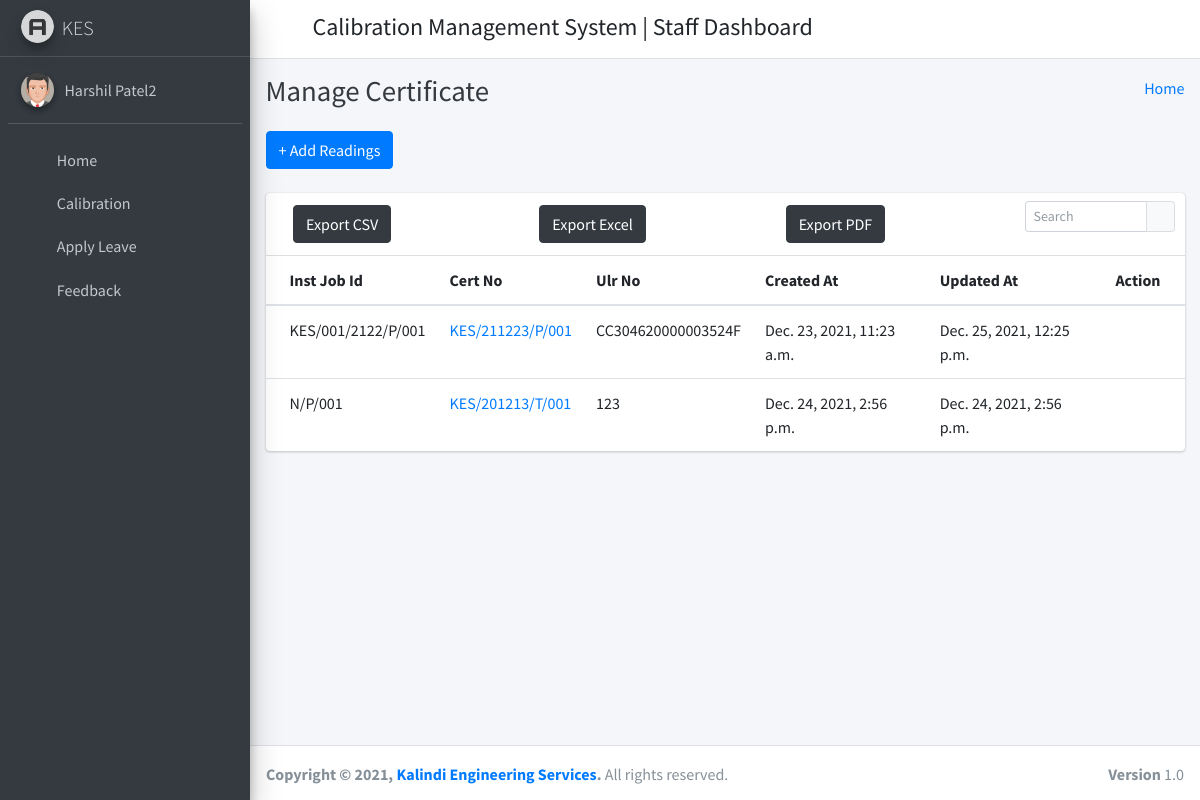
Page /cert_list (signed in) on the committed database.
### calibration_management_app/models.py (models this page shows, shortened)
class CustomUser(AbstractUser):
    user_type_data = ((1, "HOD"), (2, "Staff"), (3, "Student"))
    user_type = models.CharField(default=1, choices=user_type_data, max_length=10)

class Certificate_info(models.Model):
    inst_job_id = models.ForeignKey(InstrumentInfo, on_delete=models.CASCADE)
    cert_no = models.CharField(max_length=100)
    ulr_no = models.CharField(max_length=100)
    cal_date = models.DateField()
    due_date = models.DateField()
    r1_1 = models.CharField(max_length=256, null=True, default="0")
    r1_2 = models.CharField(max_length=256,null=True, default="0")
    r1_3 = models.CharField(max_length=256,null=True, default="0")
    r1_4 = models.CharField(max_length=256,null=True, default="0")
    r1_5 = models.CharField(max_length=256,null=True, default="0")
    r1_6 = models.CharField(max_length=256,null=True, default="0")
    r1_7 = models.CharField(max_length=256,null=True, default="0")
    r1_8 = models.CharField(max_length=256,null=True, default="0")
    r1_9 = models.CharField(max_length=256,null=True, default="0")
    r1_10 = models.CharField(max_length=256,null=True, default="0")
    r2_1 = models.CharField(max_length=256,null=True, default="0")
    r2_2 = models.CharField(max_length=256,null=True,default="0")
    r2_3 = models.CharField(max_length=256,null=True, default="0")
    r2_4 = models.CharField(max_length=256,null=True, default="0")
    r2_5 = models.CharField(max_length=256,null=True, default="0")
    r2_6 = models.CharField(max_length=256,null=True, default="0")
    r2_7 = models.CharField(max_length=256,null=True,default="0")
    r2_8 = models.CharField(max_length=256,null=True,default="0")
    r2_9 = models.CharField(max_length=256,null=True, default="0")
    r2_10 = models.CharField(max_length=256,null=True, default="0")
    r3_1 = models.CharField(max_length=256,null=True, default="0")
    r3_2 = models.CharField(max_length=256,null=True, default="0")
    r3_3 = models.CharField(max_length=256,null=True, default="0")
    r3_4 = models.CharField(max_length=256,null=True, default="0")
    r3_5 = models.CharField(max_length=256,null=True, default="0")
    r3_6 = models.CharField(max_length=256,null=True, default="0")
    r3_7 = models.CharField(max_length=256,null=True, default="0")
    r3_8 = models.CharField(max_length=256,null=True, default="0")
    r3_9 = models.CharField(max_length=256,null=True, default="0")
    r3_10 = models.CharField(max_length=256,null=True, default="0")
    r4_1 = models.CharField(max_length=256,null=True, default="0")
    r4_2 = models.CharField(max_length=256,null=True, default="0")
    r4_3 = models.CharField(max_length=256,null=True, default="0")
    r4_4 = models.CharField(max_length=256,null=True,default="0")
    r4_5 = models.CharField(max_length=256,null=True, default="0")
    r4_6 = models.CharField(max_length=256,null=True, default="0")
    r4_7 = models.CharField(max_length=256,null=True, default="0")
    r4_8 = models.CharField(max_length=256,null=True, default="0")
    r4_9 = models.CharField(max_length=256,null=True, default="0")
    r4_10 = models.CharField(max_length=256,null=True, default="0")
    r5_1 = models.CharField(max_length=256,null=True, default="0")
    r5_2 = models.CharField(max_length=256,null=True, default="0")
    r5_3 = models.CharField(max_length=256,null=True, default="0")
    r5_4 = models.CharField(max_length=256,null=True, default="0")
    r5_5 = models.CharField(max_length=256,null=True, default="0")
    r5_6 = models.CharField(max_length=256,null=True,default="0")
    r5_7 = models.CharField(max_length=256,null=True, default="0")
    r5_8 = models.CharField(max_length=256,null=True, default="0")
    r5_9 = models.CharField(max_length=256,null=True, default="0")
    r5_10 = models.CharField(max_length=256,null=True,default="0")
    created_at = models.DateTimeField(auto_now_add=True)
    updated_at = models.DateTimeField(auto_now=True)
    objects = models.Manager()

class InstrumentInfo(models.Model):
    id = models.AutoField(primary_key=True)
    job_number = models.ForeignKey('AddNewJob', on_delete=models.CASCADE)
    inst_job_id = models.CharField(max_length=200,null=True)
    inst_name = models.ForeignKey('UUC', on_delete=models.CASCADE, related_name='inst_name')
    cust_spec_name = models.CharField(max_length=200, null=True)
    Location_Choices = (
    ("DIMENSION_LAB", 'Dimension Lab'),
    ("PRESSURE_LAB", 'Pressure Lab'),
    ("THERMAL_LAB", 'Thermal Lab'),
    ("ELECTRICAL_LAB", 'Electrical Lab'),
    ("ONSITE", 'On Site')
    )
    location = models.CharField(max_length=50, choices=Location_Choices, default="DIMENSION_LAB")
    make = models.ForeignKey('Make', on_delete=models.CASCADE)
    model = models.ForeignKey('Model', on_delete=models.CASCADE)
    sr_no = models.CharField(max_length=200)
    id_no = models.CharField(max_length=200)
    least_count = models.FloatField(max_length=200,default="")
    accuracy = models.FloatField()
    low_range = models.FloatField()
    high_range = models.FloatField()
    unit = models.CharField(max_length=100)
    inst_location = models.CharField(max_length=200)
    Condition_Choices = (
    ("OK", 'OK'),
    ("NOT_GOOD", 'NOT GOOD')
    )
    condition = models.CharField(max_length=50, choices=Condition_Choices, default="OK")
    nabl = models.BooleanField()
    Frequency_Choices = (
    ("3_MONTHS", '3 Months'),
    ("6_MONTHS", '6 Months'),
    ("1_YEAR", '1 Year'),
    ("2_YEAR", '2 Year'),
    ("3_YEAR", '3 Year')
    )
    cal_frequency = models.CharField(max_length=50, choices=Frequency_Choices, default="1_YEAR")
    sp_req = models.CharField(max_length=200)
    created_at = models.DateTimeField(auto_now_add=True)
    updated_at = models.DateTimeField(auto_now=True)
    objects = models.Manager()
    def __str__(self):
        return str(self.inst_job_id)

### calibration_management_app/StaffViews.py (the view)
# urls.py: path('cert_list', StaffViews.CertInfoListView.as_view(), name='cert_list' ),
class CertInfoListView(ListView):
    context_object_name = 'cert_list'
    model = Certificate_info
    template_name = 'staff_template/readings/cert_list.html'

### calibration_management_app/templates/staff_template/readings/cert_list.html (shortened to what this page needs)
{% extends 'staff_template/base_template.html' %}
{% block page_title %}
    Manage Certificate
{% endblock page_title %}
{% block main_content %}
{% load static %}
<section class="content">
        <div class="container-fluid">
            <a class="btn btn-primary" href="{% url 'certinfo_create' %}" role="button">+ Add Readings</a> <br/>&nbsp;
            <div class="row">
                <div class="col-md-12">
                    <div class="card">
                        <div class="card-header">
                            <div class="card-tools">
                            <div class="input-group input-group-sm" style="width: 150px;">
                                <input type="text" name="table_search" class="form-control float-right" placeholder="Search">
                                <div class="input-group-append">
                                <button type="submit" class="btn btn-default"><i class="fas fa-search"></i></button>
                                </div>
                            </div>
                            </div>
                            <div class="row">
                              <div class="col-md-4">
                              <a href="#" class="btn btn-dark">Export CSV</a>
                              </div>
                              <div class="col-md-4">
                              <a href="#" class="btn btn-dark">Export Excel</a>
                              </div>
                              <div class="col-md-4">
                              <a href="#" class="btn btn-dark">Export PDF</a>
                              </div>
                            </div>
                        </div>
                        <div class="card-body table-responsive p-0">
                            <table class="table table-hover">
                              <thead>
                                  <tr>
                                  <th>Inst Job Id</th>
                                  <th>Cert No</th>
                                  <th>Ulr No</th>
                                  <th>Created At</th>
                                  <th>Updated At</th>
                                  <th>Action</th>
                                  </tr>
                              </thead>
                            <tbody>
                                {% for c in cert_list %}
                                <tr>
                                <td>{{ c.inst_job_id }}</td>
                                <td><a href="{% url 'fcert_create' %}">{{ c.cert_no }}</a></td>
                                <td>{{ c.ulr_no }}</td>
                                <td>{{ c.created_at }}</td>
                                <td>{{ c.updated_at }}</td>
                                <td>
                                    <a href="{% url 'certinfo_update' pk=c.pk %}" <i class="fas fa-edit"></i></a>
                                    <a href="{% url 'certinfo_delete' pk=c.pk %}" <i class="fas fa-trash-alt"></i></a>
                                </td>
                              </tr>
                                {% endfor %}
                            </tbody>
                          </table>
                        </div>
                      </div>
                  </div>
              </div>
          </div>
      </section>
  {% endblock main_content %}

### calibration_management_app/templates/staff_template/sidebar_template.html (shortened to what this page needs)
{% load static %}
<aside class="main-sidebar sidebar-dark-primary elevation-4">
      <a href="{% url 'staff_home' %}" class="brand-link">
        <img src="{% static 'dist/img/AdminLTELogo.png' %}" alt="AdminLTE Logo" class="brand-image img-circle elevation-3"
            style="opacity: .8">
        <span class="brand-text font-weight-light">KES</span>
      </a>
      <div class="sidebar">
        <div class="user-panel mt-3 pb-3 mb-3 d-flex">
          <div class="image">
            <img src="{% static 'dist/img/user2-160x160.jpg' %}" class="img-circle elevation-2" alt="User Image">
          </div>
          <div class="info">
            <a href="{% url 'staff_profile' %}" class="d-block">{{ user.first_name }} {{ user.last_name }}</a>
          </div>
        </div>
        <nav class="mt-2">
          <ul class="nav nav-pills nav-sidebar flex-column" data-widget="treeview" role="menu" data-accordion="false">
            <li class="nav-item">
              {% url 'staff_home' as staff_home %}
              <a href="{{ staff_home }}" class="nav-link {% if request.path == staff_home %} active {% endif %}">
                <i class="nav-icon fas fa-tachometer-alt"></i>
                <p>
                  Home
                </p>
              </a>
            </li>
            <li class="nav-item">
              {% url 'calibration_dashboard' as calibration_dashboard %}
              <a href="{{ calibration_dashboard }}" class="nav-link {% if request.path == calibration_dashboard %} active {% endif %}">
                <i class="nav-icon fas fa-tachometer-alt"></i>
                <p>
                  Calibration
                </p>
              </a>
            </li>
            <li class="nav-item">
              {% url 'staff_apply_leave' as staff_apply_leave %}
              <a href="{{ staff_apply_leave }}" class="nav-link {% if request.path == staff_apply_leave %} active {% endif %}">
                <i class="nav-icon fas fa-envelope-open-text"></i>
                <p>
                  Apply Leave
                </p>
              </a>
            </li>
            <li class="nav-item">
              {% url 'staff_feedback' as staff_feedback %}
              <a href="{{ staff_feedback }}" class="nav-link {% if request.path == staff_feedback %} active {% endif %}">
                <i class="nav-icon fas fa-comments"></i>
                <p>
                  Feedback
                </p>
              </a>
            </li>
          </ul>
        </nav>
      </div>
    </aside>

### rows in the picture
CustomUser: first_name "Harshil", last_name "Patel2"
Certificate_info: inst_job_id "KES/001/2122/P/001", cert_no "KES/211223/P/001", ulr_no "CC304620000003524F", created_at "Dec. 23, 2021, 11:23 a.m.", updated_at "Dec. 25, 2021, 12:25 p.m."
Certificate_info: inst_job_id "N/P/001", cert_no "KES/201213/T/001", ulr_no "123", created_at "Dec. 24, 2021, 2:56 p.m.", updated_at "Dec. 24, 2021, 2:56 p.m."
